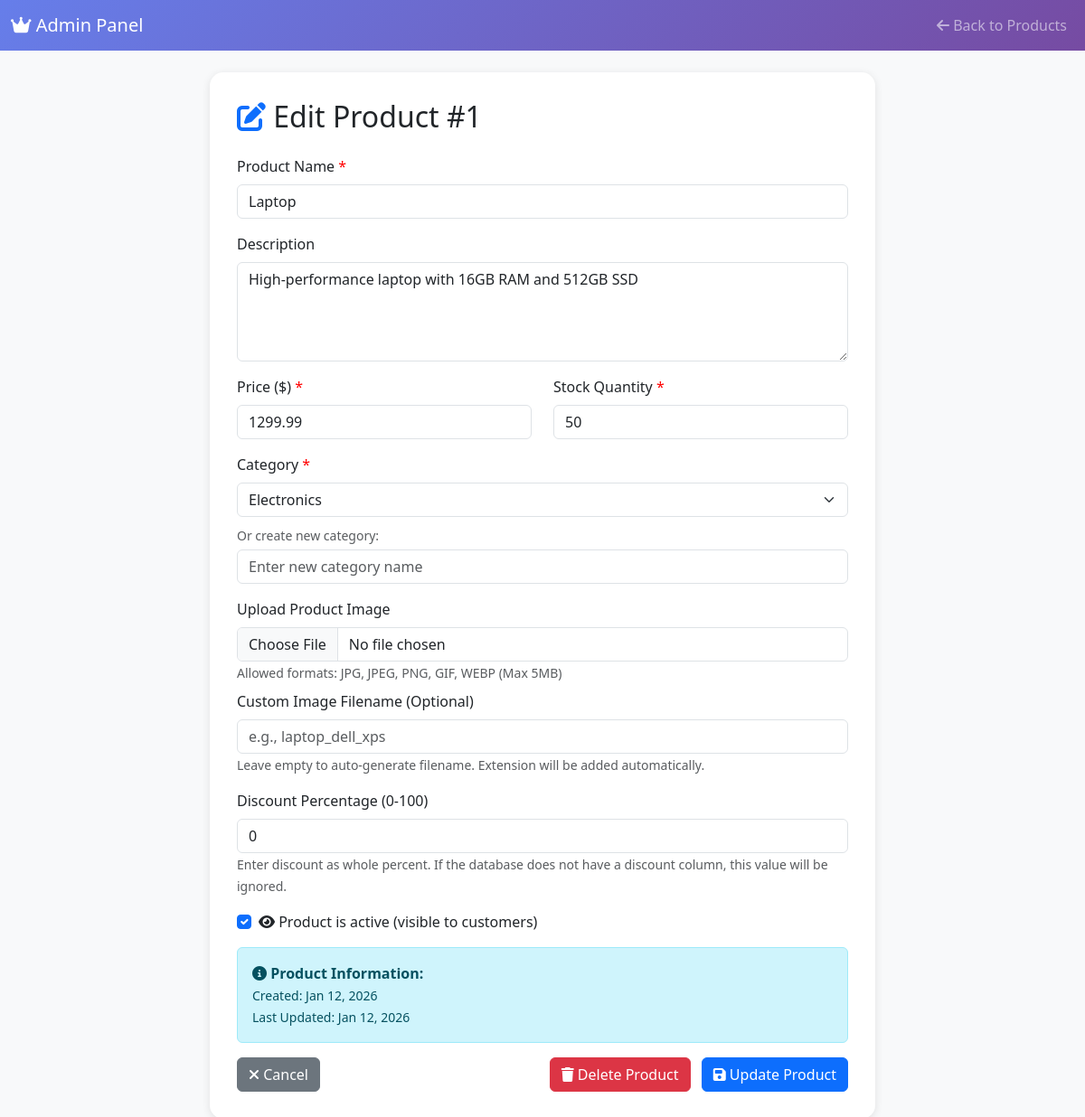
Page /admin/product_edit.php?id=1 (signed in) on the committed database.
### tables this page shows
CREATE TABLE products (
    product_id INT AUTO_INCREMENT PRIMARY KEY,
    name VARCHAR(255) NOT NULL,
    description TEXT,
    price DECIMAL(10, 2) NOT NULL,
    discount_percentage DECIMAL(5, 2) DEFAULT 0,
    stock_quantity INT DEFAULT 0,
    category VARCHAR(100),
    image_url VARCHAR(500),
    is_active BOOLEAN DEFAULT TRUE,
    created_at TIMESTAMP DEFAULT CURRENT_TIMESTAMP,
    updated_at TIMESTAMP DEFAULT CURRENT_TIMESTAMP ON UPDATE CURRENT_TIMESTAMP,
    INDEX idx_category (category),
    INDEX idx_active (is_active),
    CONSTRAINT chk_price CHECK (price >= 0),
    CONSTRAINT chk_discount CHECK (discount_percentage >= 0 AND discount_percentage < 100),
    CONSTRAINT chk_stock CHECK (stock_quantity >= 0)
);

### admin/product_edit.php (the view, shortened to what this page needs)
<?php
$db = Database::getInstance()->getConnection();
function columnExists($db, $table, $column) {
    $stmt = $db->prepare("SELECT COUNT(*) FROM INFORMATION_SCHEMA.COLUMNS WHERE TABLE_SCHEMA = DATABASE() AND TABLE_NAME = :table AND COLUMN_NAME = :column");
    $stmt->execute([':table' => $table, ':column' => $column]);
    return (int)$stmt->fetchColumn() > 0;
}
$discountColumn = null;
if (columnExists($db, 'products', 'discount_percentage')) {
    $discountColumn = 'discount_percentage';
} elseif (columnExists($db, 'products', 'discount')) {
    $discountColumn = 'discount';
}
$productId = (int)($_GET['id'] ?? 0);
$stmt = $db->prepare("SELECT * FROM products WHERE product_id = :id");
$stmt->execute([':id' => $productId]);
$product = $stmt->fetch();
$currentDiscount = 0;
if (!empty($discountColumn) && isset($product[$discountColumn])) {
    $currentDiscount = (int)$product[$discountColumn];
}
$categories = $db->query("SELECT DISTINCT category FROM products WHERE category IS NOT NULL ORDER BY category")->fetchAll(PDO::FETCH_COLUMN);
?>
<!DOCTYPE html>
<html lang="en">
<head>
    <link href="https://cdn.jsdelivr.net/npm/bootstrap@5.3.0/dist/css/bootstrap.min.css" rel="stylesheet">
    <link href="https://cdnjs.cloudflare.com/ajax/libs/font-awesome/6.4.0/css/all.min.css" rel="stylesheet">
</head>
<body>
    <nav class="navbar navbar-expand-lg navbar-dark admin-navbar">
        <div class="container-fluid">
            <a class="navbar-brand" href="index.php">
                <i class="fas fa-crown"></i> Admin Panel
            </a>
            <div class="navbar-nav ms-auto">
                <a class="nav-link" href="products.php"><i class="fas fa-arrow-left"></i> Back to Products</a>
            </div>
        </div>
    </nav>
    <div class="container mt-4">
        <div class="row justify-content-center">
            <div class="col-lg-8">
                <div class="form-card">
                    <h2 class="mb-4">
                        <i class="fas fa-edit text-primary"></i> Edit Product #<?php echo $product['product_id']; ?>
                    </h2>
                    <form method="POST" action="" enctype="multipart/form-data">
                        <div class="mb-3">
                            <label for="name" class="form-label required">Product Name</label>
                            <input type="text"
                                   class="form-control"
                                   id="name"
                                   name="name"
                                   value="<?php echo htmlspecialchars($product['name']); ?>"
                                   required>
                        </div>
                        <div class="mb-3">
                            <label for="description" class="form-label">Description</label>
                            <textarea class="form-control"
                                      id="description"
                                      name="description"
                                      rows="4"><?php echo htmlspecialchars($product['description']); ?></textarea>
                        </div>
                        <div class="row">
                            <div class="col-md-6 mb-3">
                                <label for="price" class="form-label required">Price ($)</label>
                                <input type="number"
                                       class="form-control"
                                       id="price"
                                       name="price"
                                       step="0.01"
                                       min="0"
                                       value="<?php echo $product['price']; ?>"
                                       required>
                            </div>
                            <div class="col-md-6 mb-3">
                                <label for="stock_quantity" class="form-label required">Stock Quantity</label>
                                <input type="number"
                                       class="form-control"
                                       id="stock_quantity"
                                       name="stock_quantity"
                                       min="0"
                                       value="<?php echo $product['stock_quantity']; ?>"
                                       required>
                            </div>
                        </div>
                        <div class="mb-3">
                            <label for="category" class="form-label required">Category</label>
                            <select class="form-select" id="category" name="category">
                                <?php foreach ($categories as $cat): ?>
                                    <option value="<?php echo htmlspecialchars($cat); ?>"
                                            <?php echo $product['category'] === $cat ? 'selected' : ''; ?>>
                                        <?php echo htmlspecialchars($cat); ?>
                                    </option>
                                <?php endforeach; ?>
                            </select>
                            <div class="mt-2">
                                <small class="text-muted">Or create new category:</small>
                                <input type="text"
                                       class="form-control mt-1"
                                       id="new_category"
                                       name="new_category"
                                       placeholder="Enter new category name">
                            </div>
                        </div>
                        <div class="mb-3">
                            <label for="product_image" class="form-label">
                                <?php echo empty($product['image_url']) ? 'Upload' : 'Replace'; ?> Product Image
                            </label>
                            <input type="file"
                                   class="form-control"
                                   id="product_image"
                                   name="product_image"
                                   accept="image/*"
                                   onchange="previewImage(this)">
                            <small class="text-muted">Allowed formats: JPG, JPEG, PNG, GIF, WEBP (Max 5MB)</small>
                            <div class="mt-2">
                                <label for="image_name" class="form-label">Custom Image Filename (Optional)</label>
                                <input type="text"
                                       class="form-control"
                                       id="image_name"
                                       name="image_name"
                                       placeholder="e.g., laptop_dell_xps">
                                <small class="text-muted">Leave empty to auto-generate filename. Extension will be added automatically.</small>
                            </div>
                        </div>
                        <div class="mb-3">
                            <label for="discount" class="form-label">Discount Percentage (0-100)</label>
                            <input type="number"
                                   class="form-control"
                                   id="discount"
                                   name="discount"
                                   min="0"
                                   max="100"
                                   value="<?php echo htmlspecialchars($currentDiscount ?? 0); ?>">
                            <small class="text-muted">Enter discount as whole percent. If the database does not have a discount column, this value will be ignored.</small>
                        </div>
                        <div class="mb-3 form-check">
                            <input type="checkbox"
                                   class="form-check-input"
                                   id="is_active"
                                   name="is_active"
                                   <?php echo $product['is_active'] ? 'checked' : ''; ?>>
                            <label class="form-check-label" for="is_active">
                                <i class="fas fa-eye"></i> Product is active (visible to customers)
                            </label>
                        </div>
                        <div class="alert alert-info">
                            <strong><i class="fas fa-info-circle"></i> Product Information:</strong><br>
                            <small>
                                Created: <?php echo date('M d, Y', strtotime($product['created_at'])); ?><br>
                                Last Updated: <?php echo date('M d, Y', strtotime($product['updated_at'])); ?>
                            </small>
                        </div>
                        <div class="d-grid gap-2 d-md-flex justify-content-md-between">
                            <a href="products.php" class="btn btn-secondary">
                                <i class="fas fa-times"></i> Cancel
                            </a>
                            <div>
                                <a href="product_delete.php?id=<?php echo $product['product_id']; ?>"
                                   class="btn btn-danger me-2"
                                   onclick="return confirm('Are you sure you want to delete this product?')">
                                    <i class="fas fa-trash"></i> Delete Product
                                </a>
                                <button type="submit" class="btn btn-primary">
                                    <i class="fas fa-save"></i> Update Product
                                </button>
                            </div>
                        </div>
                    </form>
                </div>
            </div>
        </div>
    </div>
</body>
</html>

### admin/product_edit.php (style rules this page uses)
body { background-color: #f8f9fa; }
.admin-navbar { background: linear-gradient(135deg, #667eea 0%, #764ba2 100%); }
.form-card { background: white; border-radius: 15px; padding: 30px; box-shadow: 0 2px 10px rgba(0,0,0,0.1); }
.required::after { content: " *"; color: red; }

### rows in the picture
products: product_id "1", name "Laptop", description "High-performance laptop with 16GB RAM and 512GB SSD", price "1299.99", stock_quantity "50", category "Electronics", is_active "☑", created_at "Jan 12, 2026", updated_at "Jan 12, 2026"
